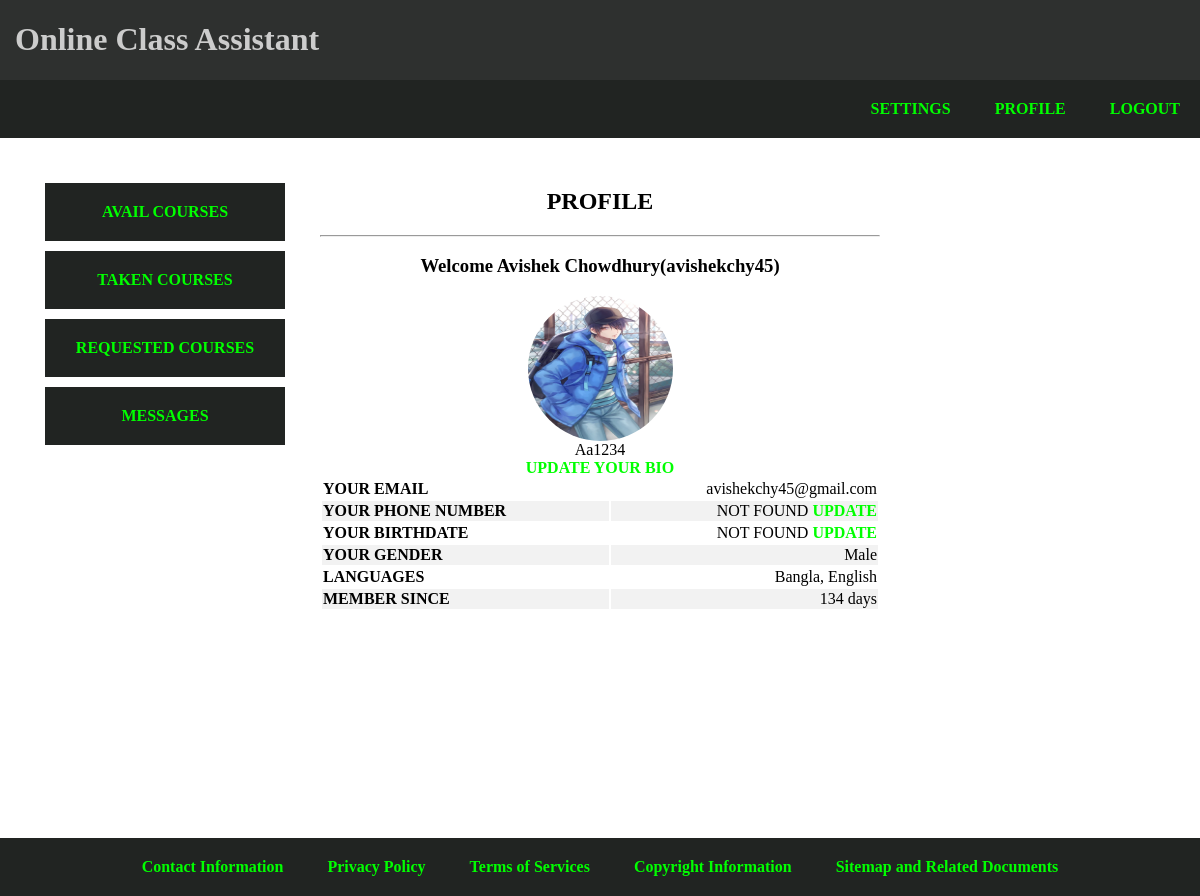
Screenshot of /user/home.php (signed in) with the database file from the repository.
### tables this page shows
CREATE TABLE `student` (
  `REGISTRATION` timestamp NOT NULL DEFAULT current_timestamp(),
  `NAME` varchar(255) NOT NULL,
  `ID` varchar(255) NOT NULL,
  `EMAIL` varchar(255) NOT NULL,
  `PHONENUMBER` varchar(15) DEFAULT NULL,
  `BIRTHDATE` date DEFAULT NULL,
  `GENDER` char(7) NOT NULL,
  `LANGUAGES` varchar(255) DEFAULT NULL,
  `ABOUT` tinytext DEFAULT NULL,
  `PASS` varchar(255) NOT NULL DEFAULT '''123456''',
  `PHOTO` varchar(255) DEFAULT NULL
);

### user/home.php (the view, shortened to what this page needs)
<?php
$id = $_SESSION['user_id'];
include("../connection.php");
?>
<html>
<head>
    <link rel="stylesheet" href="../style.css">
</head>
<body>
    <div class="row-1">
        <div class="header col-12">
            <?php
            include("../options/header.php");
            ?>
        </div>
    </div>
    <div class="row-2">
        <div class="navbar col-12">
            <nav>
                <?php
                include("../options/navbar.php");
                ?>
            </nav>
        </div>
    </div>
    <div class="row-3">
        <div class="menu col-3">
            <?php
            include("../options/menu.php");
            ?>
        </div>
        <div class="main col-6">
            <h2>PROFILE</h2>
            <hr>
            <?php
            $query = "select NAME,EMAIL,PHONENUMBER,BIRTHDATE,GENDER,LANGUAGES,ABOUT,PHOTO,DATEDIFF(CURRENT_TIMESTAMP,REGISTRATION) as TIME from $user where ID='$id'";
            $r = mysqli_query($con, $query);
            $row = mysqli_fetch_assoc($r);
            $name = $row['NAME'];
            $email = $row['EMAIL'] == '' ? "NOT FOUND <a href='settings.php'>UPDATE</a>" : $row['EMAIL'];
            $phone_num = $row['PHONENUMBER'] == '' ? "NOT FOUND <a href='settings.php' class='approve'>UPDATE</a>" : $row['PHONENUMBER'];
            $bdate = $row['BIRTHDATE'] == '' ? "NOT FOUND <a href='settings.php'>UPDATE</a>" : $row['BIRTHDATE'];
            $gender = $row['GENDER'] == '' ? "NOT FOUND <a href='settings.php'>UPDATE</a>" : $row['GENDER'];
            $languages = $row['LANGUAGES'] == '' ? "NOT FOUND <a href='settings.php'>UPDATE</a>" : $row['LANGUAGES'];
            $about = $row['ABOUT'];
            $photo = $row['PHOTO'] == '' ? "default.png" : $row['PHOTO'];
            $reg = $row['TIME'] . ' days';
            echo "
            <h3>Welcome $name($id) </h3>
            <img class='dp' src='../uploads/user_photo/$photo' alt='$name'/>
            <br>
            $about
            <br>
            <a href='settings.php'>UPDATE YOUR BIO</a>
            <table class='profile' id='profile'>
            <tr>
            <th>YOUR EMAIL</th><td>$email</td>
            </tr>
            <tr>
            <th>YOUR PHONE NUMBER</th><td>$phone_num</td>
            </tr>
            <tr>
            <th>YOUR BIRTHDATE</th><td>$bdate</td>
            </tr>
            <tr>
            <th>YOUR GENDER</th><td>$gender</td>
            </tr>
            <tr>
            <th>LANGUAGES</th><td>$languages</td>
            </tr>
            <tr>
            <th>MEMBER SINCE</th><td>$reg</td>
            </tr>
            </table>
            ";
            ?>
        </div>
        <div class="sidebar col-3">
        </div>
    </div>
    <div class="row-4">
        <div class="footer col-12">
            <footer>
                <?php
                include("../options/footer.php");
                ?>
            </footer>
        </div>
    </div>
</body>
</html>

### style.css (style rules this page uses)
.col-3 { width: 25%; }
.col-6 { width: 50%; }
.col-12 { width: 100%; }
* { box-sizing: border-box; }
[class*="col-"] { float: left; }
[class*="row-"]::after { content: ""; clear: both; display: table; }
[class*="row-"] { padding: 0px; margin: 0px; }
img { max-width: 100%; height: auto; }
body { background-color: white; margin: 0; }
.row-1 { margin: 0; background-color: #2e302f; color: #fff; position: sticky; top: 0; }
.header { margin: 0; text-align: left; padding-left: 15px; color: #ccc; }
.row-2 { margin: 0px; padding: 0px; background-color: #212422; }
.navbar { text-align: right; padding: 0; margin: 0; width: 100%; }
.row-3 { margin: 0px; padding: 20px; min-height: calc(100vh - 100px); }
.menu { text-align: left; margin: 0; padding: 20px; display: grid; }
.main { text-align: center; padding: 10px; }
.sidebar { text-align: right; margin: 0; padding: 20px; display: grid; }
.row-4 { margin: 0; padding: 0; background-color: #212422; }
.footer { text-align: center; padding: 0; margin: 0; width: 100%; }
a:link { font-weight: bolder; text-decoration: none; color: #00ff00; }
.dp { border-radius: 50%; height: 145px; width: 145px; }
td, th { width: auto; border-bottom: 1px solid black; }
table { width: 100%; text-align: center; overflow-x: auto; }
tr:nth-child(even) { background-color: #f2f2f2; }
.profile tr { border: 0; }
.profile th { text-align: left; border: 0; }
.profile td { text-align: right; border: 0; }

### rows the page displays
student: NAME "Avishek Chowdhury", PHOTO (picture), ABOUT "Aa1234", EMAIL "avishekchy45@gmail.com", GENDER "Male", LANGUAGES "Bangla, English"

### other values shown
$id "avishekchy45"
$reg "134 days"
